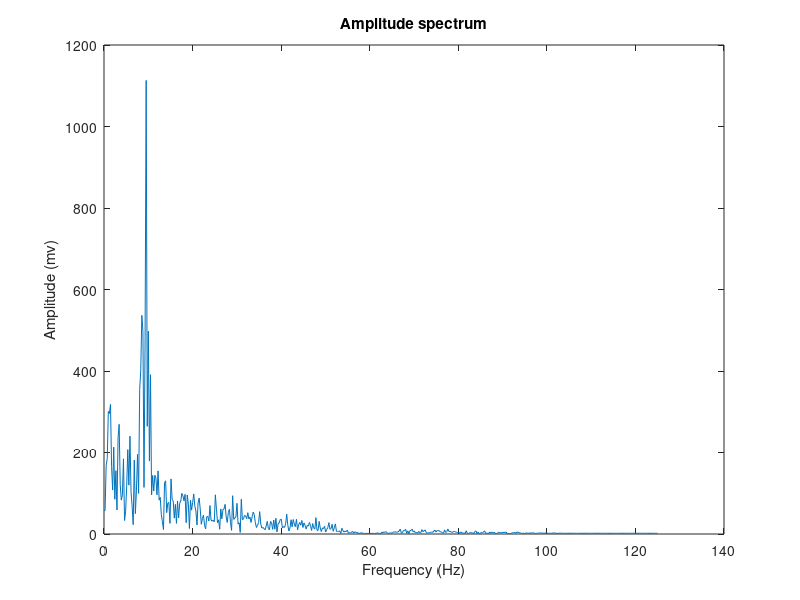
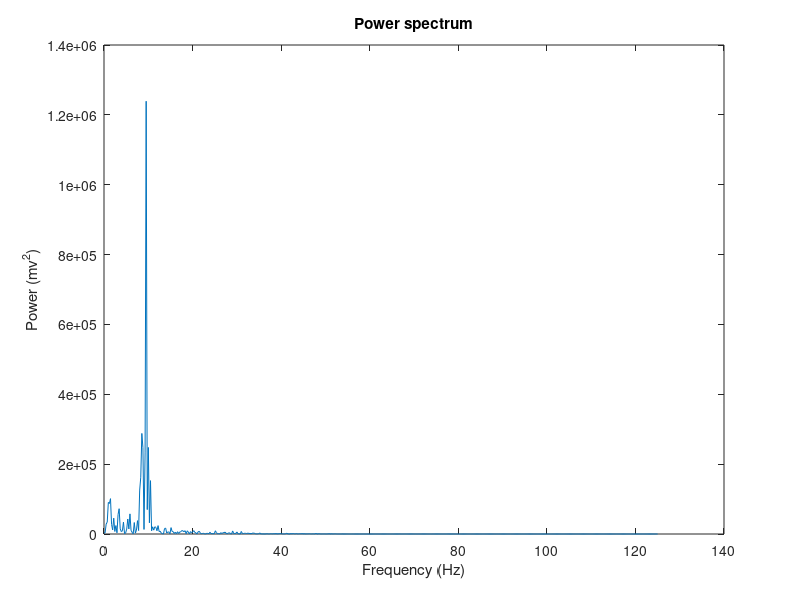
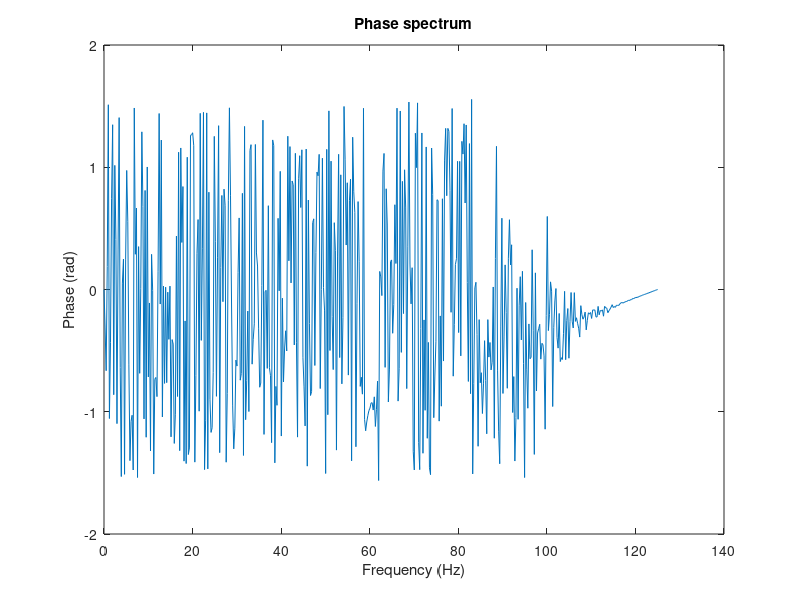

Here is the MATLAB script that generated these plots, in order:
clear;
data = load('AlphaRhythm_5seconds.mat');
s = data.alpha_5seconds;
plot(s);

max_time = 5; % s
sampling_rate = 250; % Hz
bin_size = 1 / sampling_rate;
interval = bin_size:bin_size:max_time;
num_samples = 1024;
range = num_samples / 2;
freq_range = (0:range) * sampling_rate / num_samples;

% calculate spectra
fft_s = fft(s, num_samples);
pwr_s = fft_s .* conj(fft_s) / num_samples;
amp_s = pwr_s .^ 0.5;
phase_s = atan(imag(fft_s) ./ real(fft_s));

% plot
figure(1)
plot(freq_range, amp_s(1:length(freq_range)))
xlabel('Frequency (Hz)')
ylabel('Amplitude (mv)')
title('Amplitude spectrum')

figure(2)
plot(freq_range, pwr_s(1:length(freq_range)))
xlabel('Frequency (Hz)')
ylabel('Power (mv^2)')
title('Power spectrum')

figure(3)
plot(freq_range, phase_s(1:length(freq_range)))
xlabel('Frequency (Hz)')
ylabel('Phase (rad)')
title('Phase spectrum')



